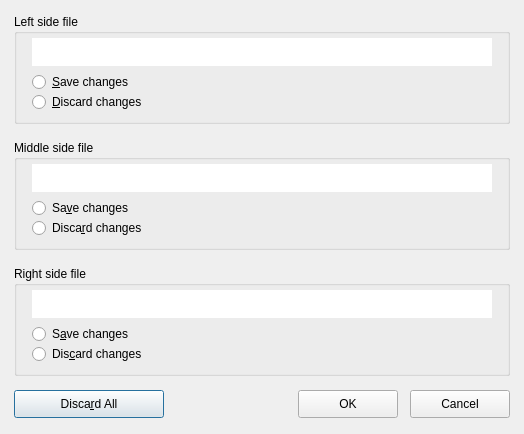
<?xml version="1.0" encoding="UTF-8"?><ui version="4.0"><class>IDD_SAVECLOSING</class>
<widget class="QDialog" name="IDD_SAVECLOSING">
<property name="geometry">
<rect><x>0</x><y>0</y>
<width>524</width><height>434</height></rect></property>
<property name="windowTitle"><string>"Save modified files?"
</string></property>
<widget class="QGroupBox" name="IDC_SAVECLOSING_LEFTFRAME">
<property name="geometry">
<rect><x>14</x><y>14</y><width>496</width><height>110</height></rect></property>
<property name="title"><string>Left side file</string></property>
<widget class="QTextEdit" name="IDC_SAVECLOSING_LEFTFILE">
<property name="geometry">
<rect><x>18</x><y>24</y><width>460</width><height>28</height></rect></property>
<property name="verticalScrollBarPolicy"><enum>Qt::ScrollBarAlwaysOff</enum></property><property name="horizontalScrollBarPolicy"><enum>Qt::ScrollBarAlwaysOff</enum></property><property name="frameShape"><enum>QFrame::NoFrame</enum></property></widget>
<widget class="QRadioButton" name="IDC_SAVECLOSING_SAVELEFT">
<property name="geometry">
<rect><x>18</x><y>58</y><width>460</width><height>20</height></rect></property>
<property name="text"><string>&amp;Save changes</string></property>
</widget>
<widget class="QRadioButton" name="IDC_SAVECLOSING_DISCARDLEFT">
<property name="geometry">
<rect><x>18</x><y>78</y><width>460</width><height>20</height></rect></property>
<property name="text"><string>&amp;Discard changes</string></property>
</widget>
</widget>
<widget class="QGroupBox" name="IDC_SAVECLOSING_MIDDLEFRAME">
<property name="geometry">
<rect><x>14</x><y>140</y><width>496</width><height>110</height></rect></property>
<property name="title"><string>Middle side file</string></property>
<widget class="QTextEdit" name="IDC_SAVECLOSING_MIDDLEFILE">
<property name="geometry">
<rect><x>18</x><y>24</y><width>460</width><height>28</height></rect></property>
<property name="verticalScrollBarPolicy"><enum>Qt::ScrollBarAlwaysOff</enum></property><property name="horizontalScrollBarPolicy"><enum>Qt::ScrollBarAlwaysOff</enum></property><property name="frameShape"><enum>QFrame::NoFrame</enum></property></widget>
<widget class="QRadioButton" name="IDC_SAVECLOSING_SAVEMIDDLE">
<property name="geometry">
<rect><x>18</x><y>58</y><width>460</width><height>20</height></rect></property>
<property name="text"><string>Sa&amp;ve changes</string></property>
</widget>
<widget class="QRadioButton" name="IDC_SAVECLOSING_DISCARDMIDDLE">
<property name="geometry">
<rect><x>18</x><y>78</y><width>460</width><height>20</height></rect></property>
<property name="text"><string>Disca&amp;rd changes</string></property>
</widget>
</widget>
<widget class="QGroupBox" name="IDC_SAVECLOSING_RIGHTFRAME">
<property name="geometry">
<rect><x>14</x><y>266</y><width>496</width><height>110</height></rect></property>
<property name="title"><string>Right side file</string></property>
<widget class="QTextEdit" name="IDC_SAVECLOSING_RIGHTFILE">
<property name="geometry">
<rect><x>18</x><y>24</y><width>460</width><height>28</height></rect></property>
<property name="verticalScrollBarPolicy"><enum>Qt::ScrollBarAlwaysOff</enum></property><property name="horizontalScrollBarPolicy"><enum>Qt::ScrollBarAlwaysOff</enum></property><property name="frameShape"><enum>QFrame::NoFrame</enum></property></widget>
<widget class="QRadioButton" name="IDC_SAVECLOSING_SAVERIGHT">
<property name="geometry">
<rect><x>18</x><y>58</y><width>460</width><height>20</height></rect></property>
<property name="text"><string>S&amp;ave changes</string></property>
</widget>
<widget class="QRadioButton" name="IDC_SAVECLOSING_DISCARDRIGHT">
<property name="geometry">
<rect><x>18</x><y>78</y><width>460</width><height>20</height></rect></property>
<property name="text"><string>Dis&amp;card changes</string></property>
</widget>
</widget>
<widget class="QPushButton" name="IDC_SAVECLOSING_DISCARDALL">
<property name="geometry">
<rect><x>14</x><y>390</y><width>150</width><height>28</height></rect></property>
<property name="text"><string>Disca&amp;rd All</string></property>
</widget>
<widget class="QPushButton" name="IDOK">
<property name="geometry">
<rect><x>298</x><y>390</y><width>100</width><height>28</height></rect></property>
<property name="text"><string>OK</string></property>
</widget>
<widget class="QPushButton" name="IDCANCEL">
<property name="geometry">
<rect><x>410</x><y>390</y><width>100</width><height>28</height></rect></property>
<property name="text"><string>Cancel</string></property>
</widget>
</widget><resources/><connections/></ui>
